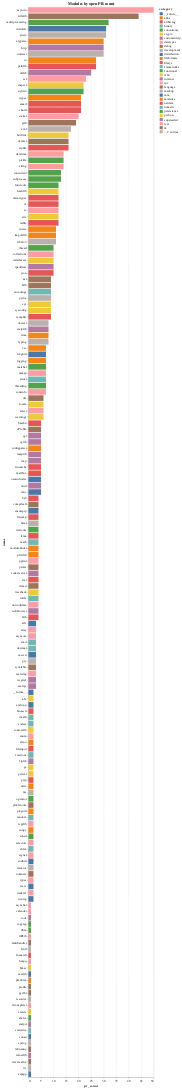

This figure's notebook cell:
### Markdown cell above
## Modules by open PR count
Which modules have the most open PRs*?

### Code cell
import altair as alt

alt.Chart(df[df["pr_count"] > 0]).mark_bar().encode(
    alt.Y("name:N", sort="-x"),
    alt.X("pr_count:Q"),
    alt.Color("category"),
    tooltip=["name", "pr_count"]
).properties(
    title="Modules by open PR count"
)

### Figure 1 — Vega-Lite specification as saved in the notebook (floating-point values rounded to 4 significant figures; data arrays with more than 128 entries replaced by an {"elided": "..."} marker saying what was removed)
{"config": {"view": {"continuousWidth": 400, "continuousHeight": 300}}, "data": {"name": "data-8a1550d0e3b4709fca39c4c9ccac95c3"}, "mark": "bar", "encoding": {"color": {"type": "nominal", "field": "category"}, "tooltip": [{"type": "nominal", "field": "name"}, {"type": "quantitative", "field": "pr_count"}], "x": {"type": "quantitative", "field": "pr_count"}, "y": {"type": "nominal", "field": "name", "sort": "-x"}}, "title": "Modules by open PR count", "$schema": "https://vega.github.io/schema/vega-lite/v4.8.1.json", "datasets": {"data-8a1550d0e3b4709fca39c4c9ccac95c3": {"elided": "171 records"}}}
